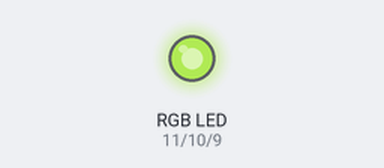
This sketch was run on a simulated Arduino Uno, built with avr-gcc and run on an emulated ATmega328P. Parts: an RGB LED mixed from three pins (HIGH = lit). Dim RGB values are drawn brighter than linear; random numbers use the default seed unless the sketch sets one.

Above: at 0.05 s.
At 4.69 s:
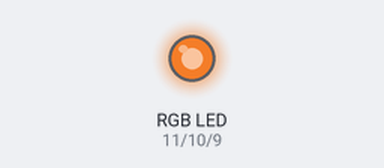
At 9.3 s:
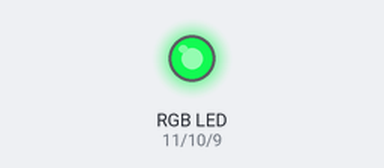
At 18.18 s:
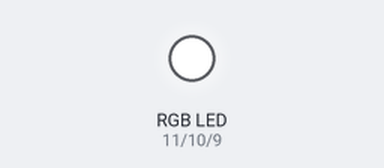
At 25.31 s:
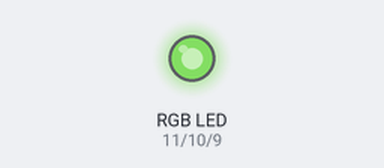
At 39.78 s:
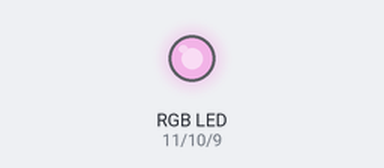
Timing chart, 0 to 40.0 s (numbered marks = the images above):
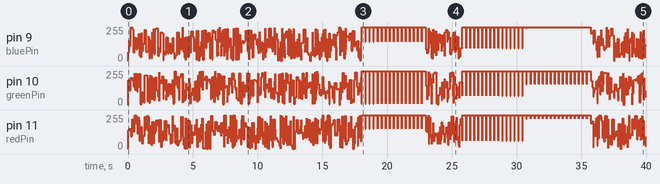

The sketch:

fishing_shack_lights.ino
```cpp
/*
Adafruit Arduino - Lesson 3. RGB LED
// Red : > 120 ohm resistor
// Green: > 82 ohm resistor
// Blue: > 82 ohm resistor
*/

class Color
{
  public:
    Color()
    {
      r = 0.0f;
      g = 0.0f;
      b = 0.0f;
    }
    Color(float red, float green, float blue)
    {
      r = red;
      g = green;
      b = blue;
    }

    void randomize() {
      r = random(0.0f, 255.0f);
      g = random(0.0f, 255.0f);
      b = random(0.0f, 255.0f);
    }

    float r;
    float g;
    float b;
};

Color COLOR_BLACK(0.0f, 0.0f, 0.0f);
Color COLOR_WHITE(255.0f, 255.0f, 255.0f);
Color COLOR_RED(255.0f, 0.0f, 0.0f);
Color COLOR_GREEN(0.0f, 255.0f, 0.0f);
Color COLOR_BLUE(0.0f, 0.0f, 255.0f);
Color COLOR_INCANDESCENT(255.0f, 140.0f, 30.0f);
Color COLOR_HALOGEN(200.0f, 255.0f, 200.0f);

int redPin = 11;
int greenPin = 10;
int bluePin = 9;

float tv_r = 0.0f;
float tv_g = 0.0f;
float tv_b = 0.0f;

Color fireplace;

void setup()
{
  pinMode(redPin, OUTPUT);
  pinMode(greenPin, OUTPUT);
  pinMode(bluePin, OUTPUT);

  Serial.begin(9600);
}

void setColor(Color c)
{
  analogWrite(redPin, 255 - c.r);
  analogWrite(greenPin, 255 - c.g);
  analogWrite(bluePin, 255 - c.b);
}

float mix(float x, float y, float m)
{
  return (x * (1.0f - m) + y * m);
}

void televisionLight()
{
  float brightness = 2.0f;
  int steps = random(5, 80);

  float r_next = brightness * random(150.0f, 255.0f);
  float g_next = brightness * random(150.0f, 255.0f);
  float b_next = brightness * random(150.0f, 255.0f);

  for(int i = 0; i < steps; i++)
  {
    float mix_val = (float)i / (float)steps;
    Color c;
    c.r = mix(tv_r, r_next, mix_val);
    c.g = mix(tv_g, g_next, mix_val);
    c.b = mix(tv_b, b_next, mix_val);

    setColor(c);
    delay(10.0);
  }

  tv_r = r_next;
  tv_g = g_next;
  tv_b = b_next;
}

// as if someone keeps going in a room and turning on / off a light
void periodicLight(Color c)
{
  setColor(c);
  delay(random(5000.0f, 50000.0f));
  setColor(COLOR_BLACK);
  delay(random(5000.0f, 50000.0f));
}

void fireplaceLight()
{
  Color flame[3];
  flame[0].r = 255.0f;
  flame[0].g = 130.0f;
  flame[0].b = 20.0f;

  flame[1].r = 0.8f * 200.0f;
  flame[1].g = 0.8f * 60.0f;
  flame[1].b = 0.8f * 0.0f;

  //darker red
  flame[2].r = 120.0f;
  flame[2].g = 30.0f;
  flame[2].b = 0.0f;

  Color prev = fireplace;
  Color next = flame[(int)random(0, 3)];

  float brightness = 1.0f;//random(0.7f, 1.0f);

  next.r = next.r * brightness;
  next.g = next.g * brightness;
  next.b = next.b * brightness;

  int steps = random(20, 100);
  for(int i = 0; i < steps; i++) {
    Color c;
    float mix_val = (float)i / (float)steps;
    c.r = mix(prev.r, next.r, mix_val);
    c.g = mix(prev.g, next.g, mix_val);
    c.b = mix(prev.b, next.b, mix_val);
    setColor(c);
    delay(4.0f);
  }
  fireplace = next;
}

void flickerLight(Color c)
{
  setColor(c);
  delay(random(200.0f, 1200.0f));
  setColor(COLOR_BLACK);
  delay(random(20.0f, 100.0f));
}

void danceParty()
{
  //strobe light
  int mode = random(0, 2);
  int loops = pow(4, (int)random(1, 3));
  int pow4;
  int num_loops;

  Color rc;
  rc.randomize();
  for(int i = 0; i < loops; i++) {
    switch(mode) {
      case 0:
        setColor(rc);
        delay(10);
        setColor(COLOR_BLACK);
        delay(300);
        break;

       case 1:
          pow4 = (int)pow(4.0f, (int)random(1, 3));
          for(int j = 0; j < pow4; j++)
          {
            rc.randomize();
            int freq = pow(10, (int)random(1, 3));
            setColor(rc);
            delay(freq);
            setColor(COLOR_BLACK);
            delay(0);
          }
          break;
       case 2:
       num_loops = 500;
       rc = Color(random(0.0f, 255.0f),random(0.0f, 255.0f), random(0.0f, 255.0f));
       for(int j = 0; j < num_loops; j++) {
        float brightness = 0.5f * (sin(360.0f * (float)j / (float)num_loops) + 1.0f);

        Color out_c(brightness * rc.r, brightness * rc.g, brightness * rc.b);
        setColor(out_c);
        delay(50);
       }
       break;
       default:
        break;
    }
  }
}

void loop()
{
  //televisionLight();
  //flickerLight(COLOR_HALOGEN);
  //periodicLight(COLOR_INCANDESCENT);
  //fireplaceLight();
  danceParty();
}
```
